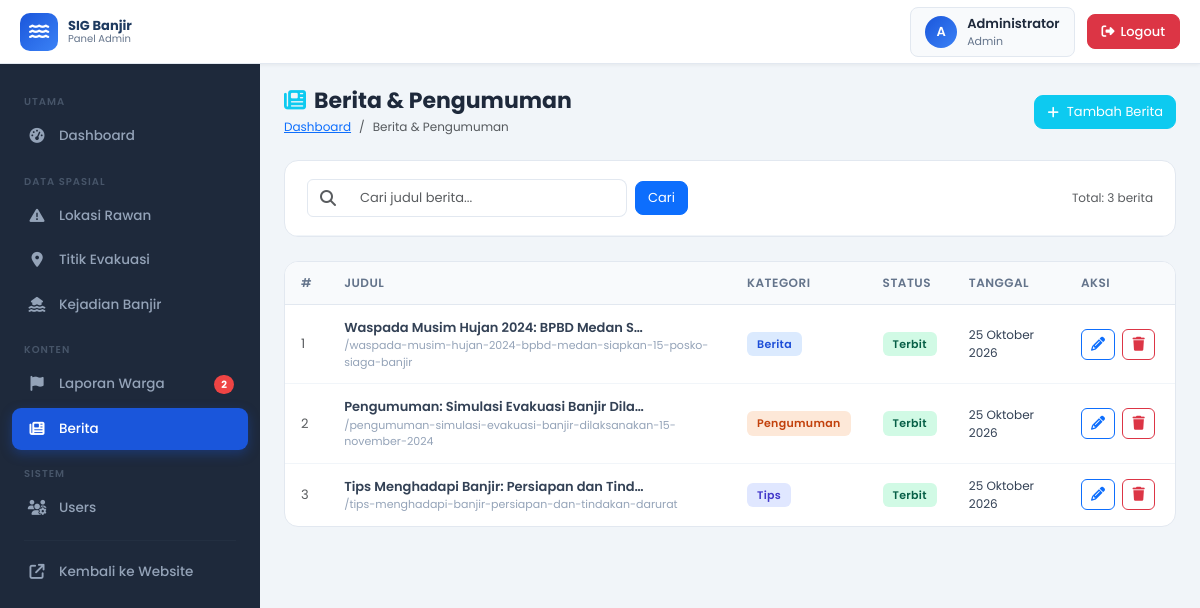
Page /admin/berita.php (signed in) on the committed database.
### tables this page shows
CREATE TABLE berita (
  id INT PRIMARY KEY AUTO_INCREMENT,
  judul VARCHAR(255) NOT NULL,
  slug VARCHAR(255) UNIQUE NOT NULL,
  konten TEXT,
  gambar VARCHAR(255),
  kategori ENUM('berita','pengumuman','tips') DEFAULT 'berita',
  status ENUM('draft','published') DEFAULT 'published',
  created_at TIMESTAMP DEFAULT CURRENT_TIMESTAMP,
  INDEX idx_status (status),
  INDEX idx_kategori (kategori)
);

### includes/functions.php (called while the page is built, shortened)
<?php
function formatDate(string $date, string $format = 'd F Y'): string {
    $bulanIndo = [
        1 => 'Januari', 'Februari', 'Maret', 'April', 'Mei', 'Juni',
        'Juli', 'Agustus', 'September', 'Oktober', 'November', 'Desember'
    ];
    $hariIndo = [
        'Sunday'    => 'Minggu',
        'Monday'    => 'Senin',
        'Tuesday'   => 'Selasa',
        'Wednesday' => 'Rabu',
        'Thursday'  => 'Kamis',
        'Friday'    => 'Jumat',
        'Saturday'  => 'Sabtu'
    ];
    $timestamp = is_numeric($date) ? $date : strtotime($date);
    $tanggal = date('j', $timestamp);
    $bulan = $bulanIndo[(int)date('n', $timestamp)];
    $tahun = date('Y', $timestamp);
    $hari = $hariIndo[date('l', $timestamp)];
    if ($format === 'd F Y') {
        return $tanggal . ' ' . $bulan . ' ' . $tahun;
    } elseif ($format === 'l, d F Y') {
        return $hari . ', ' . $tanggal . ' ' . $bulan . ' ' . $tahun;
    } elseif ($format === 'd/m/Y') {
        return date('d/m/Y', $timestamp);
    } else {
        return date($format, $timestamp);
    }
}
function pagination(int $total, int $perPage, int $currentPage, string $baseUrl): array {
    $totalPages = ceil($total / $perPage);
    $currentPage = max(1, min($currentPage, $totalPages));
    $offset = ($currentPage - 1) * $perPage;
    $separator = (strpos($baseUrl, '?') !== false) ? '&' : '?';
    $prevPage = $currentPage > 1 ? $currentPage - 1 : null;
    $nextPage = $currentPage < $totalPages ? $currentPage + 1 : null;
    $links = [];
    $rangeStart = max(1, $currentPage - 2);
    $rangeEnd = min($totalPages, $currentPage + 2);
    for ($i = $rangeStart; $i <= $rangeEnd; $i++) {
        $links[] = [
            'page' => $i,
            'url' => $baseUrl . $separator . 'page=' . $i,
            'active' => ($i === $currentPage)
        ];
    }
    return [
        'total' => $total,
        'perPage' => $perPage,
        'currentPage' => $currentPage,
        'totalPages' => $totalPages,
        'offset' => $offset,
        'prev' => $prevPage ? $baseUrl . $separator . 'page=' . $prevPage : null,
        'next' => $nextPage ? $baseUrl . $separator . 'page=' . $nextPage : null,
        'links' => $links,
        'hasMore' => $currentPage < $totalPages
    ];
}

### admin/berita.php (the view, shortened to what this page needs)
<?php
require_once __DIR__ . '/../includes/functions.php';
$db = getDB();
$mode      = $_GET['mode'] ?? 'list';
$search  = trim($_GET['search'] ?? '');
$page    = max(1, (int) ($_GET['page'] ?? 1));
$perPage = 10;
$searchParam = "%{$search}%";
$totalStmt = $db->prepare("SELECT COUNT(*) FROM berita WHERE judul LIKE ? OR kategori LIKE ?");
$totalStmt->execute([$searchParam, $searchParam]);
$total = (int) $totalStmt->fetchColumn();
$paging = pagination($total, $perPage, $page,
    '/GIS_BANJIR/admin/berita.php' . ($search ? '?search=' . urlencode($search) : ''));
$offset = $paging['offset'];
$dataStmt = $db->prepare("
    SELECT * FROM berita
    WHERE judul LIKE ? OR kategori LIKE ?
    ORDER BY created_at DESC
    LIMIT {$perPage} OFFSET {$offset}
");
$dataStmt->execute([$searchParam, $searchParam]);
$beritaList = $dataStmt->fetchAll();
$pageTitle = ($mode === 'list') ? 'Berita & Pengumuman' : (($mode === 'tambah') ? 'Tambah Berita' : 'Edit Berita');
require_once __DIR__ . '/includes/header.php';
?>
<div class="page-header">
    <div class="page-header-left">
        <h1><i class="fa-solid fa-newspaper me-2 text-info"></i><?= htmlspecialchars($pageTitle, ENT_QUOTES, 'UTF-8') ?></h1>
        <nav aria-label="breadcrumb">
            <ol class="breadcrumb mb-0">
                <li class="breadcrumb-item"><a href="/GIS_BANJIR/admin/index.php">Dashboard</a></li>
                <li class="breadcrumb-item active"><?= htmlspecialchars($pageTitle, ENT_QUOTES, 'UTF-8') ?></li>
            </ol>
        </nav>
    </div>
    <?php if ($mode === 'list'): ?>
    <a href="/GIS_BANJIR/admin/berita.php?mode=tambah" class="btn btn-info text-white d-flex align-items-center gap-2"
       style="border-radius:9px; font-size:13px">
        <i class="fa-solid fa-plus"></i> Tambah Berita
    </a>
    <?php endif; ?>
</div>
<?php if ($mode === 'list'): ?>
<div class="data-card mb-4">
    <div class="data-card-header">
        <form method="GET" class="d-flex gap-2 flex-wrap w-100 align-items-center">
            <div class="input-group" style="max-width:320px">
                <span class="input-group-text bg-white" style="border-color:#e2e8f0">
                    <i class="fa-solid fa-search text-muted"></i>
                </span>
                <input type="text" name="search" class="form-control" placeholder="Cari judul berita..."
                       value="<?= htmlspecialchars($search, ENT_QUOTES, 'UTF-8') ?>" style="border-left:none">
            </div>
            <button type="submit" class="btn btn-primary" style="border-radius:8px; font-size:13px">Cari</button>
            <span class="ms-auto text-muted" style="font-size:12px">Total: <?= $total ?> berita</span>
        </form>
    </div>
</div>
<div class="data-card">
    <div class="data-card-body">
        <?php if (count($beritaList) === 0): ?>
            <div class="text-center text-muted py-5">
                <i class="fa-solid fa-newspaper fa-3x mb-3 d-block opacity-50"></i>
                <?= $search ? 'Tidak ada berita yang cocok.' : 'Belum ada data berita.' ?>
            </div>
        <?php else: ?>
        <div class="table-responsive">
            <table class="admin-table w-100" aria-label="Tabel Berita">
                <thead>
                    <tr>
                        <th style="width:40px">#</th>
                        <th>Judul</th>
                        <th>Kategori</th>
                        <th>Status</th>
                        <th>Tanggal</th>
                        <th style="width:110px">Aksi</th>
                    </tr>
                </thead>
                <tbody>
                    <?php foreach ($beritaList as $i => $brt): ?>
                    <tr>
                        <td class="text-muted"><?= $paging['offset'] + $i + 1 ?></td>
                        <td>
                            <div style="font-weight:600; max-width:300px; overflow:hidden; text-overflow:ellipsis; white-space:nowrap"
                                 title="<?= htmlspecialchars($brt['judul'], ENT_QUOTES, 'UTF-8') ?>">
                                <?= htmlspecialchars($brt['judul'], ENT_QUOTES, 'UTF-8') ?>
                            </div>
                            <div style="font-size:11px; color:#94a3b8">
                                /<?= htmlspecialchars($brt['slug'], ENT_QUOTES, 'UTF-8') ?>
                            </div>
                        </td>
                        <td>
                            <span class="admin-badge badge-<?= $brt['kategori'] ?>">
                                <?= ucfirst($brt['kategori']) ?>
                            </span>
                        </td>
                        <td>
                            <span class="admin-badge badge-<?= $brt['status'] ?>">
                                <?= $brt['status'] === 'published' ? 'Terbit' : 'Draft' ?>
                            </span>
                        </td>
                        <td style="font-size:12px"><?= formatDate($brt['created_at']) ?></td>
                        <td>
                            <a href="/GIS_BANJIR/admin/berita.php?mode=edit&id=<?= $brt['id'] ?>"
                               class="btn btn-sm btn-outline-primary me-1" style="border-radius:6px; padding:4px 9px"
                               title="Edit" aria-label="Edit <?= htmlspecialchars($brt['judul'], ENT_QUOTES, 'UTF-8') ?>">
                                <i class="fa-solid fa-pencil"></i>
                            </a>
                            <form id="hapus-<?= $brt['id'] ?>" method="POST" class="d-inline">
                                <button type="button" class="btn btn-sm btn-outline-danger" style="border-radius:6px; padding:4px 9px"
                                        onclick="konfirmasiHapus('hapus-<?= $brt['id'] ?>', '<?= htmlspecialchars(addslashes($brt['judul']), ENT_QUOTES, 'UTF-8') ?>')"
                                        title="Hapus" aria-label="Hapus <?= htmlspecialchars($brt['judul'], ENT_QUOTES, 'UTF-8') ?>">
                                    <i class="fa-solid fa-trash"></i>
                                </button>
                            </form>
                        </td>
                    </tr>
                    <?php endforeach; ?>
                </tbody>
            </table>
        </div>
        <?php endif; ?>
    </div>
</div>
<?php endif; ?>
<?php require_once __DIR__ . '/includes/footer.php'; ?>

### admin/includes/header.php (style rules this page uses)
:root { --admin-primary: #1a56db; --admin-secondary: #1e3a5f; --admin-sidebar-bg: #1e293b; --admin-sidebar-hover: #334155; --admin-sidebar-active: #1a56db; --admin-sidebar-width: 260px; --admin-topbar-height: 64px; --admin-text-light: #94a3b8; }
*, *::before, *::after { box-sizing: border-box; }
body { font-family: 'Poppins', sans-serif; background-color: #f1f5f9; color: #334155; font-size: 14px; }
.page-header { display: flex; align-items: center; justify-content: space-between; margin-bottom: 24px; }
.page-header-left h1 { font-size: 22px; font-weight: 700; color: #1e293b; margin: 0; }
.page-header-left .breadcrumb { font-size: 12px; margin: 4px 0 0; }
.data-card { background: #fff; border-radius: 14px; border: 1px solid #e2e8f0; overflow: hidden; }
.data-card .data-card-header { padding: 18px 22px; border-bottom: 1px solid #f1f5f9; display: flex; align-items: center; justify-content: space-between; }
.data-card .data-card-body { padding: 0; }
.admin-table { width: 100%; border-collapse: collapse; }
.admin-table th { background: #f8fafc; padding: 12px 16px; font-size: 12px; font-weight: 600; text-transform: uppercase; letter-spacing: .5px; color: #64748b; border-bottom: 1px solid #e2e8f0; white-space: nowrap; }
.admin-table td { padding: 13px 16px; border-bottom: 1px solid #f1f5f9; font-size: 13px; color: #334155; vertical-align: middle; }
.admin-table tbody tr:last-child td { border-bottom: none; }
.badge-published { background: #d1fae5; color: #065f46; }
.badge-berita { background: #dbeafe; color: #1d4ed8; }
.badge-pengumuman { background: #fde8d8; color: #c2410c; }
.badge-tips { background: #e0e7ff; color: #4338ca; }
.admin-badge { display: inline-flex; align-items: center; padding: 4px 10px; border-radius: 6px; font-size: 11px; font-weight: 600; letter-spacing: .3px; white-space: nowrap; }
.form-control, .form-select { font-size: 13px; border-radius: 8px; border-color: #e2e8f0; padding: 8px 12px; }

### rows in the picture
berita: offset "1", judul "Waspada Musim Hujan 2024: BPBD Medan S…", slug "waspada-musim-hujan-2024-bpbd-medan-siapkan-15-posko-siaga-banjir", kategori "Berita", status "Terbit", created_at "25 Oktober 2026"
berita: offset "2", judul "Pengumuman: Simulasi Evakuasi Banjir Dila…", slug "pengumuman-simulasi-evakuasi-banjir-dilaksanakan-15-november-2024", kategori "Pengumuman", status "Terbit", created_at "25 Oktober 2026"
berita: offset "3", judul "Tips Menghadapi Banjir: Persiapan dan Tind…", slug "tips-menghadapi-banjir-persiapan-dan-tindakan-darurat", kategori "Tips", status "Terbit", created_at "25 Oktober 2026"

### other values in the picture
substr($_SESSION['admin_nama'] ?? 'A', 0, 1) "A"
$_SESSION['admin_nama'] "Administrator"
$_SESSION['admin_role'] "Admin"
$badgeMenunggu "2"
$pageTitle "Berita & Pengumuman"
$total "3"
